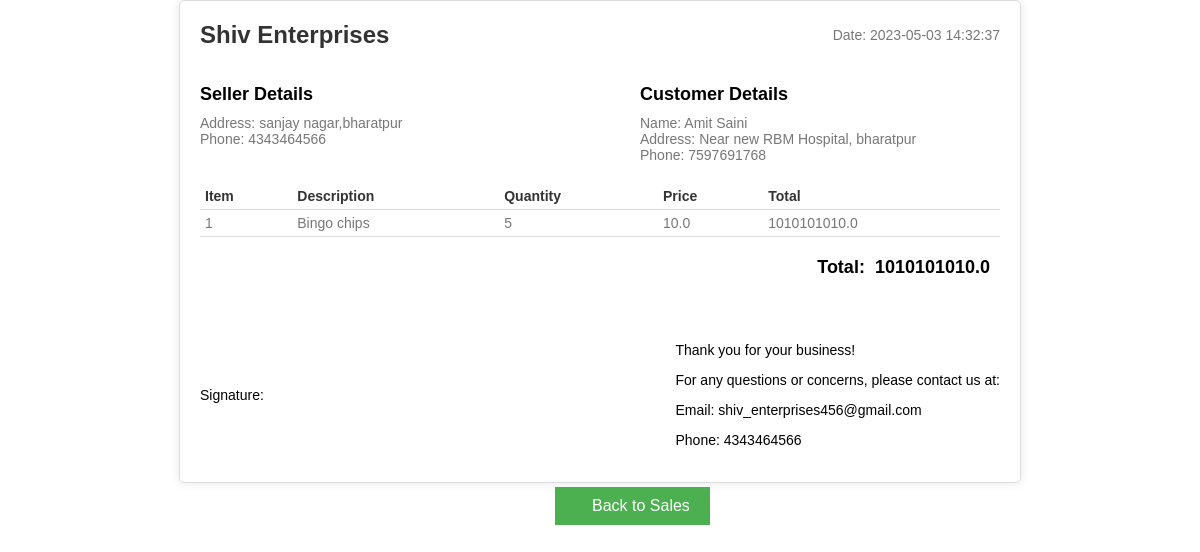
/printbill/1 (signed in), run on the app's committed database.
### tables this page shows
CREATE TABLE seller
				(
					id INTEGER primary key,
					username TEXT,
					password TEXT,
					seller_name TEXT,
					mob_no TEXT,
					email TEXT,
					shop_name TEXT,
					address TEXT,
					register_date TEXT
				);

CREATE TABLE sales
				(
					id INTEGER primary key,
					seller_id INTEGER,
					customer_name TEXT,
					cus_mob TEXT,
					cus_email TEXT,
					cus_address TEXT,
					product TEXT,
					quantity INTEGER,
					price REAL,
					totle_amount Real,
					sale_date TEXT
				);

### app.py (the view)
@app.route('/printbill/<int:sale_id>')
def printbill(sale_id):
	msg = True
	conn = sqlite3.connect('Database.db')
	cur = conn.cursor()
	cur.execute("SELECT * FROM sales WHERE id=?",(sale_id,))
	sales_data = cur.fetchall()
	cur.close()
	conn = sqlite3.connect('Database.db')
	cur = conn.cursor()
	cur.execute("SELECT shop_name,address,mob_no,email FROM seller WHERE id=?",(sales_data[0][1],))
	seller = cur.fetchall()
	cur.close()
	customer_detail = [sales_data[0][2], sales_data[0][5], sales_data[0][3], sales_data[0][10]]
	product_detail = [sales_data[0][6], sales_data[0][7], sales_data[0][8], sales_data[0][9]]
	seller_detail = [seller[0][0], seller[0][1], seller[0][2], seller[0][3]]
	return render_template('bill_template.html', customer_detail=customer_detail, seller_detail=seller_detail, product_detail=product_detail)

### templates/bill_template.html (shortened to what this page needs)
<!DOCTYPE html>
<html>
<head>
</head>
<body>
  <div class="container">
    <div class="header">
      <div class="logo">{{seller_detail[0]}}</div>
      <div class="date">Date: {{customer_detail[3]}}</div>
    </div>
    <div class="details">
      <div class="seller">
        <h2>Seller Details</h2>
        <p>Address: {{seller_detail[1]}}</p>
        <p>Phone: {{seller_detail[2]}}</p>
    </div>
        <div class="customer">
      <h2>Customer Details</h2>
      <p>Name: {{customer_detail[0]}}</p>
      <p>Address: {{customer_detail[1]}}</p>
      <p>Phone: {{customer_detail[2]}}</p>
    </div>
  </div>
  <table class="items">
    <thead>
      <tr>
        <th>Item</th>
        <th>Description</th>
        <th>Quantity</th>
        <th>Price</th>
        <th>Total</th>
      </tr>
    </thead>
    <tbody>
      <tr>
        <td>1</td>
        <td>{{product_detail[0]}}</td>
        <td>{{product_detail[1]}}</td>
        <td>{{product_detail[2]}}</td>
        <td>{{product_detail[3]}}</td>
      </tr>
    </tbody>
  </table>
  <div class="total">
    <span>Total:</span>
    <span>{{product_detail[3]}}</span>
  </div>
  <div class="footer">
    <div class="signature-box">
      <div class="signature-label">Signature:</div>
    </div>
    <div class="contact">
      <p>Thank you for your business!</p>
      <p>For any questions or concerns, please contact us at:</p>
      <p>Email: {{seller_detail[3]}}</p>
      <p>Phone: {{seller_detail[2]}}</p>
    </div>
  </div>
</div>
  <div>
    <button class="print-button" onclick="window.print()">Print</button>
    <a class="back-button" href="/my_sales">Back to Sales</a>
  </div>
</body>
</html>

### templates/bill_template.html (style rules this page uses)
body { font-family: Arial, sans-serif; font-size: 14px; margin: 0; padding: 0; }
.container { max-width: 800px; margin: 0 auto; padding: 20px; border: 1px solid #ddd; border-radius: 5px; box-shadow: 0 0 10px rgba(0,0,0,0.1); }
.header { display: flex; justify-content: space-between; align-items: center; margin-bottom: 20px; }
.logo { font-weight: bold; font-size: 24px; color: #333; }
.date { font-size: 14px; color: #777; }
.details { display: flex; justify-content: space-between; margin-bottom: 20px; }
.seller, .customer { flex-basis: 45%; }
.seller h2, .customer h2 { font-size: 18px; font-weight: bold; margin-bottom: 10px; }
.seller p, .customer p { font-size: 14px; color: #777; margin: 0; }
.items { width: 100%; border-collapse: collapse; margin-bottom: 20px; }
.items th { font-weight: bold; font-size: 14px; color: #333; text-align: left; padding: 5px; border-bottom: 1px solid #ddd; }
.items td { font-size: 14px; color: #777; padding: 5px; border-bottom: 1px solid #ddd; }
.total { display: flex; justify-content: flex-end; align-items: center; font-size: 18px; font-weight: bold; }
.total span { margin-right: 10px; }
.footer { margin-top: 50px; display: flex; justify-content: space-between; align-items: center; }
.print-button { background-color: #4CAF50; color: white; padding: 10px 20px; border: none; text-align: center; text-decoration: none; display: inline-block; font-size: 16px; margin: 4px 2px; cursor: pointer; position: fixed; right: 570px; }
.back-button { background-color: #4CAF50; color: white; padding: 10px 20px; border: none; text-align: center; text-decoration: none; display: inline-block; font-size: 16px; margin: 4px 2px; cursor: pointer; position: fixed; left: 570px; }

### data on the page
seller: shop_name "Shiv Enterprises", address "sanjay nagar,bharatpur", mob_no "4343464566", email "shiv_enterprises456@gmail.com"
sales: sale_date "2023-05-03 14:32:37", customer_name "Amit Saini", cus_address "Near new RBM Hospital, bharatpur", cus_mob "7597691768", product "Bingo chips", price "10.0", totle_amount "1010101010.0"

### other printed values
{{ product_detail[1] }} "5"
